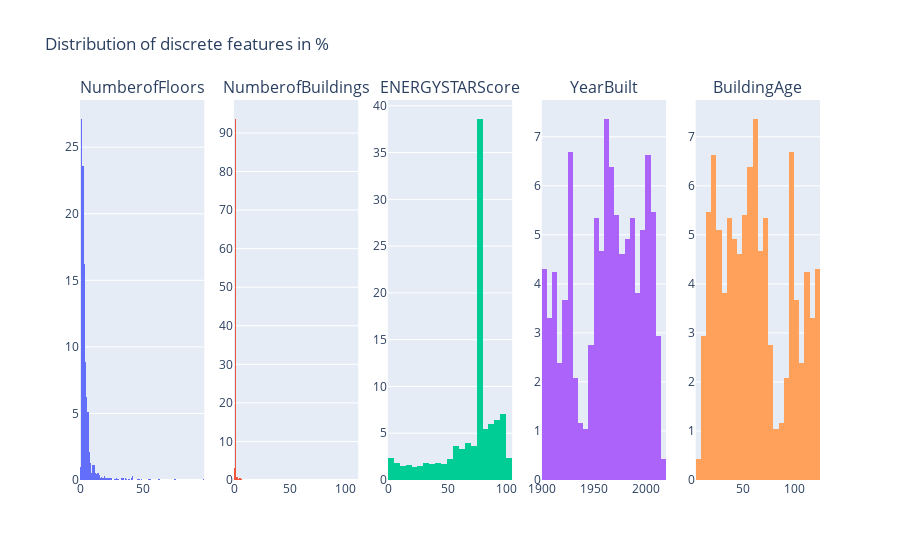

The notebook cell saved with this chart:
### Code cell
# Distribution of discrete features

fig = make_subplots(rows=1, cols=5, subplot_titles=discrete_features)

for i, col in enumerate(discrete_features, 1):
    trace = go.Histogram(x=df[col], showlegend=False, histnorm='percent')
    fig.add_trace(trace, row=(i-1)//5 + 1, col=(i-1)%5 + 1)

fig.update_layout(height=len(discrete_features)*100, title_text="Distribution of discrete features in %")
fig.show()

### Figure 1 — Plotly figure (JSON) as saved in the notebook; plotly's stock layout.template omitted (floating-point values rounded to 4 significant figures; data arrays with more than 128 entries replaced by an {"elided": "..."} marker saying what was removed)
{"data": [{"histnorm": "percent", "showlegend": false, "type": "histogram", "x": {"elided": "1630 int values"}, "xaxis": "x", "yaxis": "y"}, {"histnorm": "percent", "showlegend": false, "type": "histogram", "x": {"elided": "1630 int values"}, "xaxis": "x2", "yaxis": "y2"}, {"histnorm": "percent", "showlegend": false, "type": "histogram", "x": {"elided": "1630 int values"}, "xaxis": "x3", "yaxis": "y3"}, {"histnorm": "percent", "showlegend": false, "type": "histogram", "x": {"elided": "1630 int values"}, "xaxis": "x4", "yaxis": "y4"}, {"histnorm": "percent", "showlegend": false, "type": "histogram", "x": {"elided": "1630 int values"}, "xaxis": "x5", "yaxis": "y5"}], "layout": {"annotations": [{"font": {"size": 16}, "showarrow": false, "text": "NumberofFloors", "x": 0.084, "xanchor": "center", "xref": "paper", "y": 1, "yanchor": "bottom", "yref": "paper"}, {"font": {"size": 16}, "showarrow": false, "text": "NumberofBuildings", "x": 0.292, "xanchor": "center", "xref": "paper", "y": 1, "yanchor": "bottom", "yref": "paper"}, {"font": {"size": 16}, "showarrow": false, "text": "ENERGYSTARScore", "x": 0.5, "xanchor": "center", "xref": "paper", "y": 1, "yanchor": "bottom", "yref": "paper"}, {"font": {"size": 16}, "showarrow": false, "text": "YearBuilt", "x": 0.708, "xanchor": "center", "xref": "paper", "y": 1, "yanchor": "bottom", "yref": "paper"}, {"font": {"size": 16}, "showarrow": false, "text": "BuildingAge", "x": 0.916, "xanchor": "center", "xref": "paper", "y": 1, "yanchor": "bottom", "yref": "paper"}], "autosize": true, "title": {"text": "Distribution of discrete features in %"}, "xaxis": {"anchor": "y", "autorange": true, "domain": [0, 0.168], "range": [-0.5, 99.5], "type": "linear"}, "xaxis2": {"anchor": "y2", "autorange": true, "domain": [0.208, 0.376], "range": [-0.5, 111.5], "type": "linear"}, "xaxis3": {"anchor": "y3", "autorange": true, "domain": [0.416, 0.584], "range": [-0.5, 104.5], "type": "linear"}, "xaxis4": {"anchor": "y4", "autorange": true, "domain": [0.624, 0.792], "range": [1900.0, 2020.0], "type": "linear"}, "xaxis5": {"anchor": "y5", "autorange": true, "domain": [0.832, 1], "range": [4.5, 124.5], "type": "linear"}, "yaxis": {"anchor": "x", "autorange": true, "domain": [0, 1], "range": [0, 28.54]}, "yaxis2": {"anchor": "x2", "autorange": true, "domain": [0, 1], "range": [0, 98.55]}, "yaxis3": {"anchor": "x3", "autorange": true, "domain": [0, 1], "range": [0, 40.62]}, "yaxis4": {"anchor": "x4", "autorange": true, "domain": [0, 1], "range": [0, 7.749]}, "yaxis5": {"anchor": "x5", "autorange": true, "domain": [0, 1], "range": [0, 7.749]}}}
